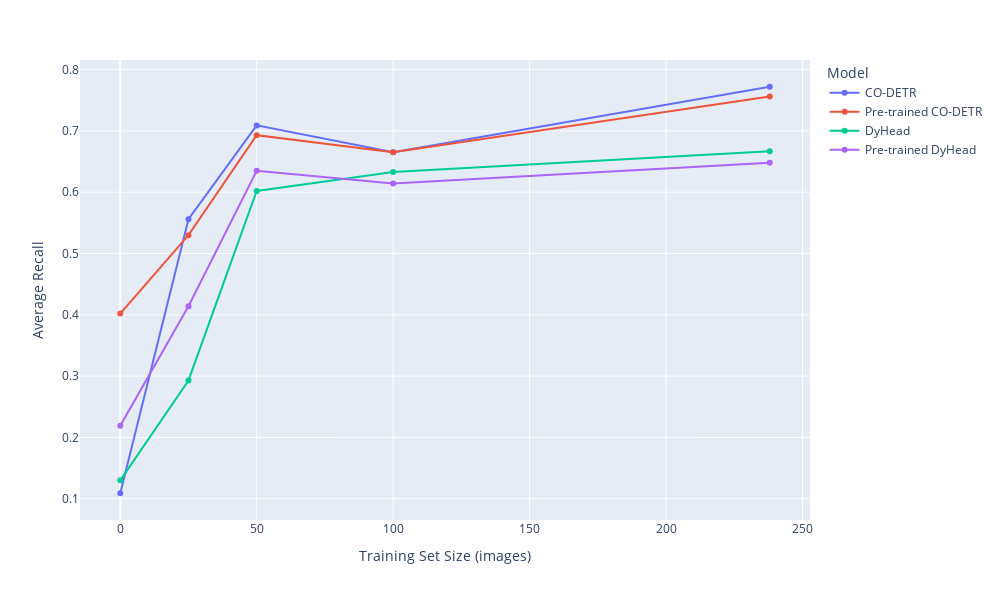

The cell this chart's notebook holds for it:
### Code cell
# Create the line plot using Plotly
fig = px.line(
    df,
    x="Training Set Size",
    y="Average Recall",
    color="Model",
    markers=True,
    labels={
        "Training Set Size": "Training Set Size (images)",
        "Average Recall": "Average Recall"
    },
    width=1000,
    height=600
)

# Show the plot
fig.show()

### Figure 1 — Plotly figure (JSON) as saved in the notebook; plotly's stock layout.template omitted (floating-point values rounded to 4 significant figures)
{"data": [{"hovertemplate": "Model=CO-DETR<br>Training Set Size (images)=%{x}<br>Average Recall=%{y}<extra></extra>", "legendgroup": "CO-DETR", "line": {"color": "#636efa", "dash": "solid"}, "marker": {"symbol": "circle"}, "mode": "lines+markers", "name": "CO-DETR", "orientation": "v", "showlegend": true, "type": "scatter", "x": [0, 25, 50, 100, 238], "xaxis": "x", "y": [0.109, 0.556, 0.709, 0.665, 0.772], "yaxis": "y"}, {"hovertemplate": "Model=Pre-trained CO-DETR<br>Training Set Size (images)=%{x}<br>Average Recall=%{y}<extra></extra>", "legendgroup": "Pre-trained CO-DETR", "line": {"color": "#EF553B", "dash": "solid"}, "marker": {"symbol": "circle"}, "mode": "lines+markers", "name": "Pre-trained CO-DETR", "orientation": "v", "showlegend": true, "type": "scatter", "x": [0, 25, 50, 100, 238], "xaxis": "x", "y": [0.402, 0.53, 0.693, 0.665, 0.756], "yaxis": "y"}, {"hovertemplate": "Model=DyHead<br>Training Set Size (images)=%{x}<br>Average Recall=%{y}<extra></extra>", "legendgroup": "DyHead", "line": {"color": "#00cc96", "dash": "solid"}, "marker": {"symbol": "circle"}, "mode": "lines+markers", "name": "DyHead", "orientation": "v", "showlegend": true, "type": "scatter", "x": [0, 25, 50, 100, 238], "xaxis": "x", "y": [0.13, 0.293, 0.602, 0.633, 0.667], "yaxis": "y"}, {"hovertemplate": "Model=Pre-trained DyHead<br>Training Set Size (images)=%{x}<br>Average Recall=%{y}<extra></extra>", "legendgroup": "Pre-trained DyHead", "line": {"color": "#ab63fa", "dash": "solid"}, "marker": {"symbol": "circle"}, "mode": "lines+markers", "name": "Pre-trained DyHead", "orientation": "v", "showlegend": true, "type": "scatter", "x": [0, 25, 50, 100, 238], "xaxis": "x", "y": [0.219, 0.414, 0.635, 0.614, 0.648], "yaxis": "y"}], "layout": {"height": 600, "legend": {"title": {"text": "Model"}, "tracegroupgap": 0}, "margin": {"t": 60}, "width": 1000, "xaxis": {"anchor": "y", "domain": [0, 1], "title": {"text": "Training Set Size (images)"}}, "yaxis": {"anchor": "x", "domain": [0, 1], "title": {"text": "Average Recall"}}}}
